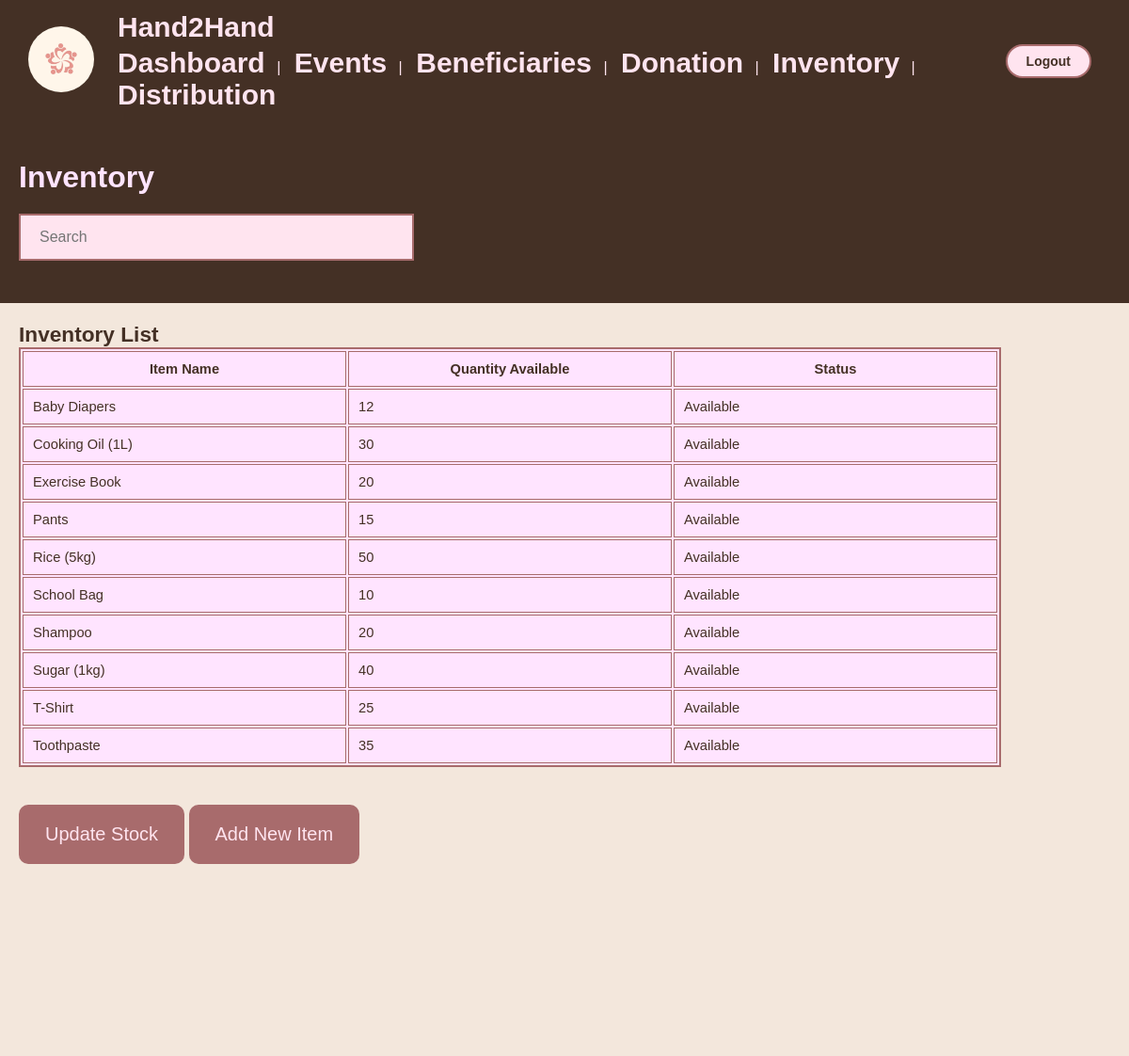
Screenshot of /admin/inventory.php (signed in) with the database file from the repository.
### tables this page shows
CREATE TABLE IF NOT EXISTS INVENTORY (
    inventory_id INT(11) AUTO_INCREMENT PRIMARY KEY,
    item_id INT(11) NOT NULL,
    quantity INT(11) NOT NULL DEFAULT 0,
    FOREIGN KEY (item_id) REFERENCES ITEM(item_id)
);

CREATE TABLE IF NOT EXISTS ITEM (
    item_id INT(11) AUTO_INCREMENT PRIMARY KEY,
    name VARCHAR(100) NOT NULL,
    category VARCHAR(50) NOT NULL,
    description TEXT
);

### admin/inventory.php (the view, shortened to what this page needs)
<?php
include('../includes/connect.php');
$search = isset($_GET['search']) ? $_GET['search'] : '';
$search_clean = $conn->real_escape_string($search);
if ($search_clean !== '') {
    $sql = "SELECT i.name, inv.quantity,
                   CASE WHEN inv.quantity > 0 THEN 'Available' ELSE 'Out of Stock' END AS status
            FROM item i
            LEFT JOIN inventory inv ON i.item_id = inv.item_id
            WHERE i.name LIKE '%$search_clean%'
            ORDER BY i.name ASC";
} else {
    $sql = "SELECT i.name, inv.quantity,
                   CASE WHEN inv.quantity > 0 THEN 'Available' ELSE 'Out of Stock' END AS status
            FROM item i
            LEFT JOIN inventory inv ON i.item_id = inv.item_id
            ORDER BY i.name ASC";
}
$result = $conn->query($sql);
?>
<!DOCTYPE html>
<html lang="en">
<head>
    <link rel="stylesheet" type="text/css" href="../css/format2.css">
</head>
<body>
    <?php include '../includes/navbar.php'; ?>
    <div class="search">
        <h1>Inventory</h1>
    </div>
    <form method="GET" action="inventory.php">
        <input class="search-bar" type="text" name="search"
               placeholder="Search"
               value="<?php echo htmlspecialchars($search); ?>">
    </form>
    <section class="inventory-list">
        <div>
            <p class="text">Inventory List</p>
        </div>
        <table class="table-container">
            <thead>
                <tr>
                    <th>Item Name</th>
                    <th>Quantity Available</th>
                    <th>Status</th>
                </tr>
            </thead>
            <tbody>
                <?php if ($result->num_rows > 0): ?>
                    <?php while ($row = $result->fetch_assoc()): ?>
                        <tr>
                            <td><?php echo htmlspecialchars($row['name']); ?></td>
                            <td><?php echo htmlspecialchars($row['quantity'] ?? 0); ?></td>
                            <td><?php echo htmlspecialchars($row['status']); ?></td>
                        </tr>
                    <?php endwhile; ?>
                <?php else: ?>
                    <tr>
                        <td colspan="3" style="text-align:center;">No items found.</td>
                    </tr>
                <?php endif; ?>
            </tbody>
        </table>
        <button onclick="window.location.href='update_inventory.php'">Update Stock</button>
        <button onclick="window.location.href='add_inventory.php'">Add New Item</button>
    </section>
</body>
</html>

### css/format2.css (style rules this page uses)
* { margin: 0; padding: 0; box-sizing: border-box; font-family: Arial, sans-serif; }
body { background-color: #443025; }
button { padding: 20px 28px; margin-top: 40px; border: none; border-radius: 10px; background-color: #A86B6C; color: #FFE4EF; cursor: pointer; font-size: 15pt; }
input[type="text"] { width: 35%; height: 50px; font-size: 16px; background-color: #FFE4EF; }
.text { color: #443025; font-size: 17pt; font-weight: bold; }
.search { color: #ffe4ff; text-align: left; margin-top: 20px; padding: 20px; }
.search-bar { width: 50%; padding: 20px; margin: 0 20px 45px; display: block; border: 2px solid #A86B6C; background-color: #FFE4EF; }
.inventory-list { background-color: #f3e7dc; padding: 20px; min-height: 100vh; }
.table-container { width: 90%; background-color: #ffe4ff; color: #443025; border: 2px solid #A86B6C; table-layout: fixed; font-size: 11pt; }
th, td { border: 1px solid #A86B6C; padding: 10px; color: #443025; font-size: 11pt; }

### rows the page displays
inventory: item.name "Baby Diapers", quantity "12", status "Available"
inventory: item.name "Cooking Oil (1L)", quantity "30", status "Available"
inventory: item.name "Exercise Book", quantity "20", status "Available"
inventory: item.name "Pants", quantity "15", status "Available"
inventory: item.name "Rice (5kg)", quantity "50", status "Available"
inventory: item.name "School Bag", quantity "10", status "Available"
inventory: item.name "Shampoo", quantity "20", status "Available"
inventory: item.name "Sugar (1kg)", quantity "40", status "Available"
inventory: item.name "T-Shirt", quantity "25", status "Available"
inventory: item.name "Toothpaste", quantity "35", status "Available"
